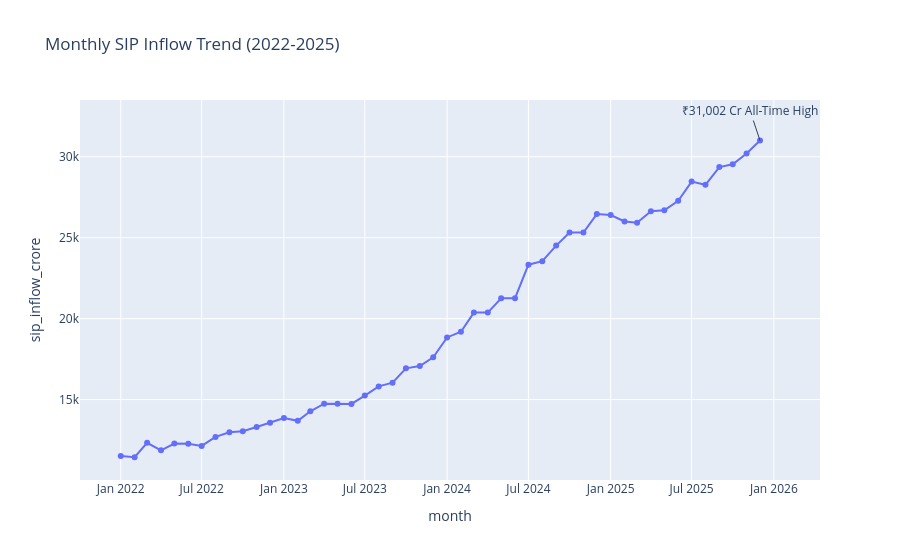

Source (notebook cell):
### Code cell
sip['month'] = pd.to_datetime(sip['month'])

fig = px.line(
    sip,
    x='month',
    y='sip_inflow_crore',
    markers=True,
    title='Monthly SIP Inflow Trend (2022-2025)'
)

fig.add_annotation(
    x='2025-12-01',
    y=31002,
    text='₹31,002 Cr All-Time High',
    showarrow=True
)

fig.show()
